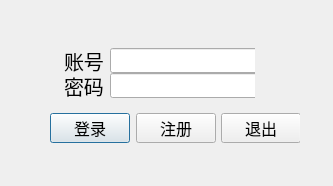
<?xml version="1.0" encoding="UTF-8"?>
<ui version="4.0">
 <class>LogIn</class>
 <widget class="QDialog" name="LogIn">
  <property name="geometry">
   <rect>
    <x>0</x>
    <y>0</y>
    <width>333</width>
    <height>186</height>
   </rect>
  </property>
  <property name="baseSize">
   <size>
    <width>26</width>
    <height>12</height>
   </size>
  </property>
  <property name="windowTitle">
   <string>登录界面</string>
  </property>
  <widget class="QWidget" name="layoutWidget">
   <property name="geometry">
    <rect>
     <x>64</x>
     <y>45</y>
     <width>191</width>
     <height>32</height>
    </rect>
   </property>
   <layout class="QGridLayout" name="gridLayout">
    <item row="0" column="0">
     <widget class="QLabel" name="label">
      <property name="font">
       <font>
        <pointsize>15</pointsize>
       </font>
      </property>
      <property name="text">
       <string>账号</string>
      </property>
     </widget>
    </item>
    <item row="0" column="1">
     <widget class="QLineEdit" name="name">
      <property name="minimumSize">
       <size>
        <width>150</width>
        <height>25</height>
       </size>
      </property>
      <property name="maximumSize">
       <size>
        <width>150</width>
        <height>25</height>
       </size>
      </property>
      <property name="font">
       <font>
        <pointsize>15</pointsize>
       </font>
      </property>
     </widget>
    </item>
   </layout>
  </widget>
  <widget class="QWidget" name="layoutWidget">
   <property name="geometry">
    <rect>
     <x>64</x>
     <y>71</y>
     <width>191</width>
     <height>29</height>
    </rect>
   </property>
   <layout class="QGridLayout" name="gridLayout_2">
    <item row="0" column="0">
     <widget class="QLabel" name="label_2">
      <property name="font">
       <font>
        <pointsize>15</pointsize>
       </font>
      </property>
      <property name="text">
       <string>密码</string>
      </property>
     </widget>
    </item>
    <item row="0" column="1">
     <widget class="QLineEdit" name="passward">
      <property name="minimumSize">
       <size>
        <width>150</width>
        <height>25</height>
       </size>
      </property>
      <property name="maximumSize">
       <size>
        <width>150</width>
        <height>25</height>
       </size>
      </property>
      <property name="font">
       <font>
        <pointsize>15</pointsize>
       </font>
      </property>
     </widget>
    </item>
   </layout>
  </widget>
  <widget class="QWidget" name="layoutWidget">
   <property name="geometry">
    <rect>
     <x>50</x>
     <y>110</y>
     <width>250</width>
     <height>37</height>
    </rect>
   </property>
   <layout class="QGridLayout" name="gridLayout_3">
    <item row="0" column="0">
     <widget class="QPushButton" name="loginButton">
      <property name="minimumSize">
       <size>
        <width>80</width>
        <height>30</height>
       </size>
      </property>
      <property name="maximumSize">
       <size>
        <width>80</width>
        <height>30</height>
       </size>
      </property>
      <property name="font">
       <font>
        <pointsize>12</pointsize>
       </font>
      </property>
      <property name="text">
       <string>登录</string>
      </property>
      <property name="iconSize">
       <size>
        <width>20</width>
        <height>20</height>
       </size>
      </property>
     </widget>
    </item>
    <item row="0" column="1">
     <widget class="QPushButton" name="register_2">
      <property name="minimumSize">
       <size>
        <width>80</width>
        <height>30</height>
       </size>
      </property>
      <property name="maximumSize">
       <size>
        <width>80</width>
        <height>30</height>
       </size>
      </property>
      <property name="baseSize">
       <size>
        <width>20</width>
        <height>12</height>
       </size>
      </property>
      <property name="font">
       <font>
        <pointsize>12</pointsize>
       </font>
      </property>
      <property name="text">
       <string>注册</string>
      </property>
     </widget>
    </item>
    <item row="0" column="2">
     <widget class="QPushButton" name="logoutButton">
      <property name="minimumSize">
       <size>
        <width>80</width>
        <height>30</height>
       </size>
      </property>
      <property name="maximumSize">
       <size>
        <width>80</width>
        <height>30</height>
       </size>
      </property>
      <property name="baseSize">
       <size>
        <width>20</width>
        <height>12</height>
       </size>
      </property>
      <property name="font">
       <font>
        <pointsize>12</pointsize>
       </font>
      </property>
      <property name="text">
       <string>退出</string>
      </property>
     </widget>
    </item>
   </layout>
  </widget>
 </widget>
 <resources/>
 <connections/>
</ui>
